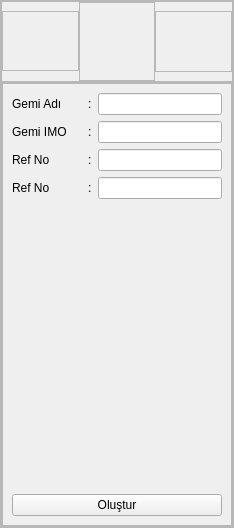
         <widget class="QWidget" name="lintec">
          <layout class="QGridLayout" name="gridLayout_8">
           <property name="leftMargin">
            <number>0</number>
           </property>
           <property name="topMargin">
            <number>0</number>
           </property>
           <property name="rightMargin">
            <number>0</number>
           </property>
           <property name="bottomMargin">
            <number>0</number>
           </property>
           <property name="spacing">
            <number>0</number>
           </property>
           <item row="0" column="0">
            <widget class="QFrame" name="frame_18">
             <property name="frameShape">
              <enum>QFrame::StyledPanel</enum>
             </property>
             <property name="frameShadow">
              <enum>QFrame::Raised</enum>
             </property>
             <layout class="QGridLayout" name="gridLayout_7">
              <property name="leftMargin">
               <number>0</number>
              </property>
              <property name="topMargin">
               <number>0</number>
              </property>
              <property name="rightMargin">
               <number>0</number>
              </property>
              <property name="bottomMargin">
               <number>0</number>
              </property>
              <property name="spacing">
               <number>0</number>
              </property>
              <item row="0" column="0">
               <widget class="QFrame" name="frame_35">
                <property name="minimumSize">
                 <size>
                  <width>0</width>
                  <height>81</height>
                 </size>
                </property>
                <property name="maximumSize">
                 <size>
                  <width>16777215</width>
                  <height>81</height>
                 </size>
                </property>
                <property name="frameShape">
                 <enum>QFrame::StyledPanel</enum>
                </property>
                <property name="frameShadow">
                 <enum>QFrame::Raised</enum>
                </property>
                <layout class="QHBoxLayout" name="horizontalLayout_2">
                 <property name="spacing">
                  <number>0</number>
                 </property>
                 <property name="leftMargin">
                  <number>0</number>
                 </property>
                 <property name="topMargin">
                  <number>0</number>
                 </property>
                 <property name="rightMargin">
                  <number>0</number>
                 </property>
                 <property name="bottomMargin">
                  <number>0</number>
                 </property>
                 <item>
                  <widget class="QFrame" name="frame_36">
                   <property name="maximumSize">
                    <size>
                     <width>100</width>
                     <height>60</height>
                    </size>
                   </property>
                   <property name="frameShape">
                    <enum>QFrame::StyledPanel</enum>
                   </property>
                   <property name="frameShadow">
                    <enum>QFrame::Raised</enum>
                   </property>
                   <widget class="QPushButton" name="exitlintecpage">
                    <property name="geometry">
                     <rect>
                      <x>20</x>
                      <y>20</y>
                      <width>51</width>
                      <height>31</height>
                     </rect>
                    </property>
                    <property name="text">
                     <string/>
                    </property>
                    <property name="icon">
                     <iconset resource="../icons/rc.qrc">
                      <normaloff>:/icons/arrow.png</normaloff>:/icons/arrow.png</iconset>
                    </property>
                    <property name="iconSize">
                     <size>
                      <width>24</width>
                      <height>24</height>
                     </size>
                    </property>
                    <property name="flat">
                     <bool>true</bool>
                    </property>
                   </widget>
                  </widget>
                 </item>
                 <item>
                  <widget class="QFrame" name="frame_37">
                   <property name="frameShape">
                    <enum>QFrame::StyledPanel</enum>
                   </property>
                   <property name="frameShadow">
                    <enum>QFrame::Raised</enum>
                   </property>
                   <widget class="QLabel" name="label_20">
                    <property name="geometry">
                     <rect>
                      <x>170</x>
                      <y>20</y>
                      <width>301</width>
                      <height>51</height>
                     </rect>
                    </property>
                    <property name="font">
                     <font>
                      <family>Simple tfb</family>
                      <pointsize>14</pointsize>
                     </font>
                    </property>
                    <property name="text">
                     <string>Lintec ROB &amp; BQS</string>
                    </property>
                    <property name="alignment">
                     <set>Qt::AlignCenter</set>
                    </property>
                   </widget>
                  </widget>
                 </item>
                 <item>
                  <widget class="QFrame" name="frame_38">
                   <property name="maximumSize">
                    <size>
                     <width>101</width>
                     <height>61</height>
                    </size>
                   </property>
                   <property name="frameShape">
                    <enum>QFrame::StyledPanel</enum>
                   </property>
                   <property name="frameShadow">
                    <enum>QFrame::Raised</enum>
                   </property>
                   <widget class="QLabel" name="label_45">
                    <property name="geometry">
                     <rect>
                      <x>16</x>
                      <y>2</y>
                      <width>81</width>
                      <height>61</height>
                     </rect>
                    </property>
                    <property name="maximumSize">
                     <size>
                      <width>91</width>
                      <height>61</height>
                     </size>
                    </property>
                    <property name="text">
                     <string/>
                    </property>
                    <property name="pixmap">
                     <pixmap resource="../icons/rc.qrc">:/icons/lintec128x128.png</pixmap>
                    </property>
                    <property name="scaledContents">
                     <bool>true</bool>
                    </property>
                   </widget>
                  </widget>
                 </item>
                </layout>
               </widget>
              </item>
              <item row="1" column="0">
               <widget class="QFrame" name="frame_39">
                <property name="frameShape">
                 <enum>QFrame::StyledPanel</enum>
                </property>
                <property name="frameShadow">
                 <enum>QFrame::Raised</enum>
                </property>
                <layout class="QHBoxLayout" name="horizontalLayout_16">
                 <property name="spacing">
                  <number>0</number>
                 </property>
                 <property name="leftMargin">
                  <number>0</number>
                 </property>
                 <property name="topMargin">
                  <number>0</number>
                 </property>
                 <property name="rightMargin">
                  <number>0</number>
                 </property>
                 <property name="bottomMargin">
                  <number>0</number>
                 </property>
                 <item>
                  <widget class="QFrame" name="frame_78">
                   <property name="minimumSize">
                    <size>
                     <width>230</width>
                     <height>0</height>
                    </size>
                   </property>
                   <property name="maximumSize">
                    <size>
                     <width>230</width>
                     <height>16777215</height>
                    </size>
                   </property>
                   <property name="frameShape">
                    <enum>QFrame::StyledPanel</enum>
                   </property>
                   <property name="frameShadow">
                    <enum>QFrame::Raised</enum>
                   </property>
                   <layout class="QVBoxLayout" name="verticalLayout">
                    <item>
                     <layout class="QHBoxLayout" name="horizontalLayout_19">
                      <item>
                       <widget class="QLabel" name="label_34">
                        <property name="minimumSize">
                         <size>
                          <width>70</width>
                          <height>0</height>
                         </size>
                        </property>
                        <property name="maximumSize">
                         <size>
                          <width>70</width>
                          <height>16777215</height>
                         </size>
                        </property>
                        <property name="text">
                         <string>Gemi Adı</string>
                        </property>
                       </widget>
                      </item>
                      <item>
                       <widget class="QLabel" name="label_35">
                        <property name="text">
                         <string>:</string>
                        </property>
                       </widget>
                      </item>
                      <item>
                       <widget class="QLineEdit" name="linteclineEdit"/>
                      </item>
                     </layout>
                    </item>
                    <item>
                     <layout class="QHBoxLayout" name="horizontalLayout_20">
                      <item>
                       <widget class="QLabel" name="label_36">
                        <property name="minimumSize">
                         <size>
                          <width>70</width>
                          <height>0</height>
                         </size>
                        </property>
                        <property name="maximumSize">
                         <size>
                          <width>70</width>
                          <height>16777215</height>
                         </size>
                        </property>
                        <property name="text">
                         <string>Gemi IMO   </string>
                        </property>
                       </widget>
                      </item>
                      <item>
                       <widget class="QLabel" name="label_37">
                        <property name="text">
                         <string>:</string>
                        </property>
                       </widget>
                      </item>
                      <item>
                       <widget class="QLineEdit" name="linteclineEdit_2"/>
                      </item>
                     </layout>
                    </item>
                    <item>
                     <layout class="QHBoxLayout" name="horizontalLayout_21">
                      <item>
                       <widget class="QLabel" name="label_38">
                        <property name="minimumSize">
                         <size>
                          <width>70</width>
                          <height>0</height>
                         </size>
                        </property>
                        <property name="maximumSize">
                         <size>
                          <width>70</width>
                          <height>16777215</height>
                         </size>
                        </property>
                        <property name="text">
                         <string>Ref No</string>
                        </property>
                       </widget>
                      </item>
                      <item>
                       <widget class="QLabel" name="label_39">
                        <property name="text">
                         <string>:</string>
                        </property>
                       </widget>
                      </item>
                      <item>
                       <widget class="QLineEdit" name="linteclineEdit_3"/>
                      </item>
                     </layout>
                    </item>
                    <item>
                     <layout class="QHBoxLayout" name="horizontalLayout_23">
                      <item>
                       <widget class="QLabel" name="label_43">
                        <property name="minimumSize">
                         <size>
                          <width>70</width>
                          <height>0</height>
                         </size>
                        </property>
                        <property name="maximumSize">
                         <size>
                          <width>70</width>
                          <height>16777215</height>
                         </size>
                        </property>
                        <property name="text">
                         <string>Ref No</string>
                        </property>
                       </widget>
                      </item>
                      <item>
                       <widget class="QLabel" name="label_42">
                        <property name="text">
                         <string>:</string>
                        </property>
                       </widget>
                      </item>
                      <item>
                       <widget class="QLineEdit" name="linteclineEdit_5"/>
                      </item>
                     </layout>
                    </item>
                    <item>
                     <spacer name="verticalSpacer_2">
                      <property name="orientation">
                       <enum>Qt::Vertical</enum>
                      </property>
                      <property name="sizeHint" stdset="0">
                       <size>
                        <width>20</width>
                        <height>289</height>
                       </size>
                      </property>
                     </spacer>
                    </item>
                    <item>
                     <widget class="QPushButton" name="lintecolusturbutton">
                      <property name="text">
                       <string>Oluştur</string>
                      </property>
                     </widget>
                    </item>
                   </layout>
                  </widget>
                 </item>
                 <item>
                  <widget class="QFrame" name="frame_80">
                   <property name="frameShape">
                    <enum>QFrame::StyledPanel</enum>
                   </property>
                   <property name="frameShadow">
                    <enum>QFrame::Raised</enum>
                   </property>
                  </widget>
                 </item>
                </layout>
               </widget>
              </item>
             </layout>
            </widget>
           </item>
          </layout>
         </widget>
